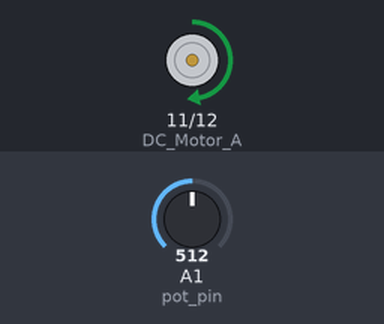
The sketch below on a simulated Arduino Uno, built with avr-gcc and run on an emulated ATmega328P. Shown: motor-driver pin pairs drawn as motors (green arrow = first pin HIGH = forward, orange = second pin HIGH = backward, longer = more drive, scaled by the enable pin). Inputs (shaded band) come from the test bench; at power-on: A1 (pot_pin) = 512.

Above: at 1.4 s.
1.5 s: A1 (pot_pin) set to 716
At 2.6 s:
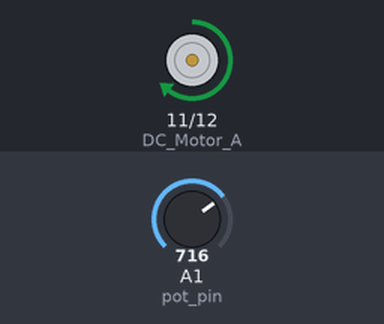
3.0 s: A1 (pot_pin) set to 900
At 3.9 s:
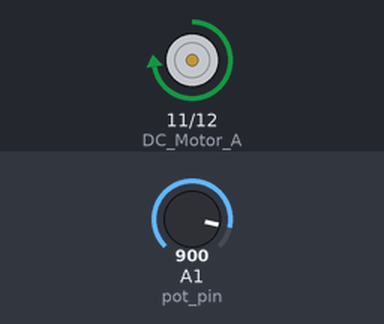
4.5 s: A1 (pot_pin) set to 122
At 5.1 s:
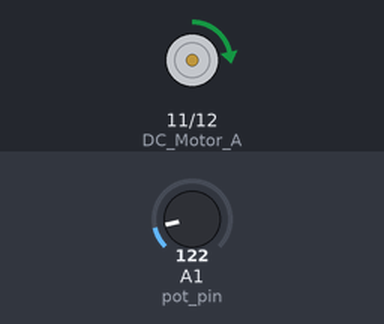
6.0 s: A1 (pot_pin) set to 0
At 6.3 s:
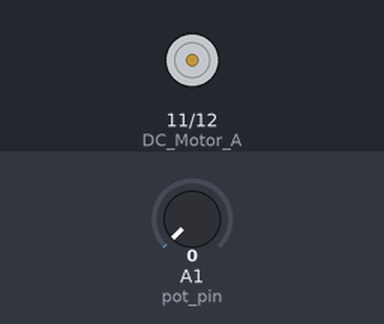
7.5 s: A1 (pot_pin) set to 511
At 8.8 s:
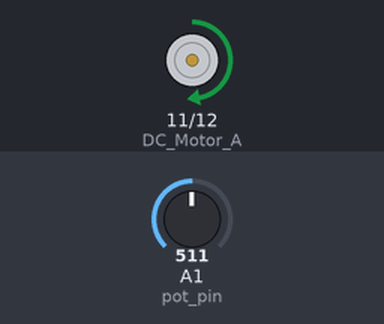
Timing chart, 0 to 10.0 s (numbered marks = the images above; inputs shaded):
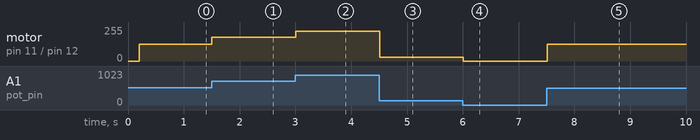

The sketch:

54_Potl298motorsurucu.ino
```cpp
/*
Bu kodlar açık kaynak paylaşım olarak github "acetinkaya" alanında paylaşımı yapılmıştır.

BTP222 Robotik dersi içerisinde anlatımı yapılan bu kodlar ve içerikler Öğr. Gör. Ali ÇETİNKAYA tarafından oluşturulmuştur.

Github alanından;
watch - ilgili projenin proje takibi bildirimi,
star - yıldız ile beğenme bildirimi ve
fork - kendi hesabınıza kopyalama işlemleriyle paylaşımlarıma destek verebilirsiniz.

Bilgi paylaşıldıkça çoğalır ve gelişir. İyi çalışmalar dilerim.

Öğr. Gör. Ali ÇETİNKAYA İstanbul, 2024

Dersin Kaynak Adresleri:
https://github.com/acetinkaya/robotik-arduino-uygulamalari
https://alicetinkaya.site/ders-robotik
https://avesis.gelisim.edu.tr/alcetinkaya
https://scholar.google.com.tr/citations?hl=tr&user=XSEW-NcAAAAJ

Kodun açıklaması: potansiyo metreden gelen adc sinyal değerlerinin
l298 motor sürücü üzerinde pwm hızının ayarlanarak dc motor sürme uygulaması

*/

int DC_Motor_PWM = 3; // Motor hız kontrol pini (PWM)
int DC_Motor_A = 11;  // Motor yön kontrol pini 11
int DC_Motor_B = 12;  // Motor yön kontrol pini 12

#define pot_pin A1   // Potansiyometre pinini tanımla

void setup()
 {
  // Pinlerin çıkış olarak ayarlanması
  pinMode(DC_Motor_PWM, OUTPUT);
  pinMode(DC_Motor_A, OUTPUT);
  pinMode(DC_Motor_B, OUTPUT);

  delay(100);

  digitalWrite(DC_Motor_A, LOW);
  digitalWrite(DC_Motor_B, LOW);
  delay(100);
}

void loop()
{

  int pot_degeri = analogRead(pot_pin);  // Potansiyometre değerini oku
  int pwm_hizi = map(pot_degeri, 0, 1023, 0, 255);  //ADC 0 - 1023 to 0-255 pwm

  // Motorun ileri yönde hareket etmesi
  digitalWrite(DC_Motor_A, HIGH);
  digitalWrite(DC_Motor_B, LOW);
  analogWrite(DC_Motor_PWM, pwm_hizi); // PWM sinyali ile hız kontrolü (255 maksimum hız)

  delay(100);  // 100 milisaniye bekleme

}
```

Measured:
- after the input at 1.5 s, motor on pin 11 (DC_Motor_A) / pin 12 (DC_Motor_B): forward 127/255 → forward 178/255 at once
- after the input at 3.0 s, motor on pin 11 (DC_Motor_A) / pin 12 (DC_Motor_B): forward 178/255 → forward 224/255 at once
- after the input at 4.5 s, motor on pin 11 (DC_Motor_A) / pin 12 (DC_Motor_B): forward 224/255 → forward 30/255 at once
- after the input at 6.0 s, motor on pin 11 (DC_Motor_A) / pin 12 (DC_Motor_B): forward 30/255 → stopped at once
- after the input at 7.5 s, motor on pin 11 (DC_Motor_A) / pin 12 (DC_Motor_B): stopped → forward 127/255 at once
